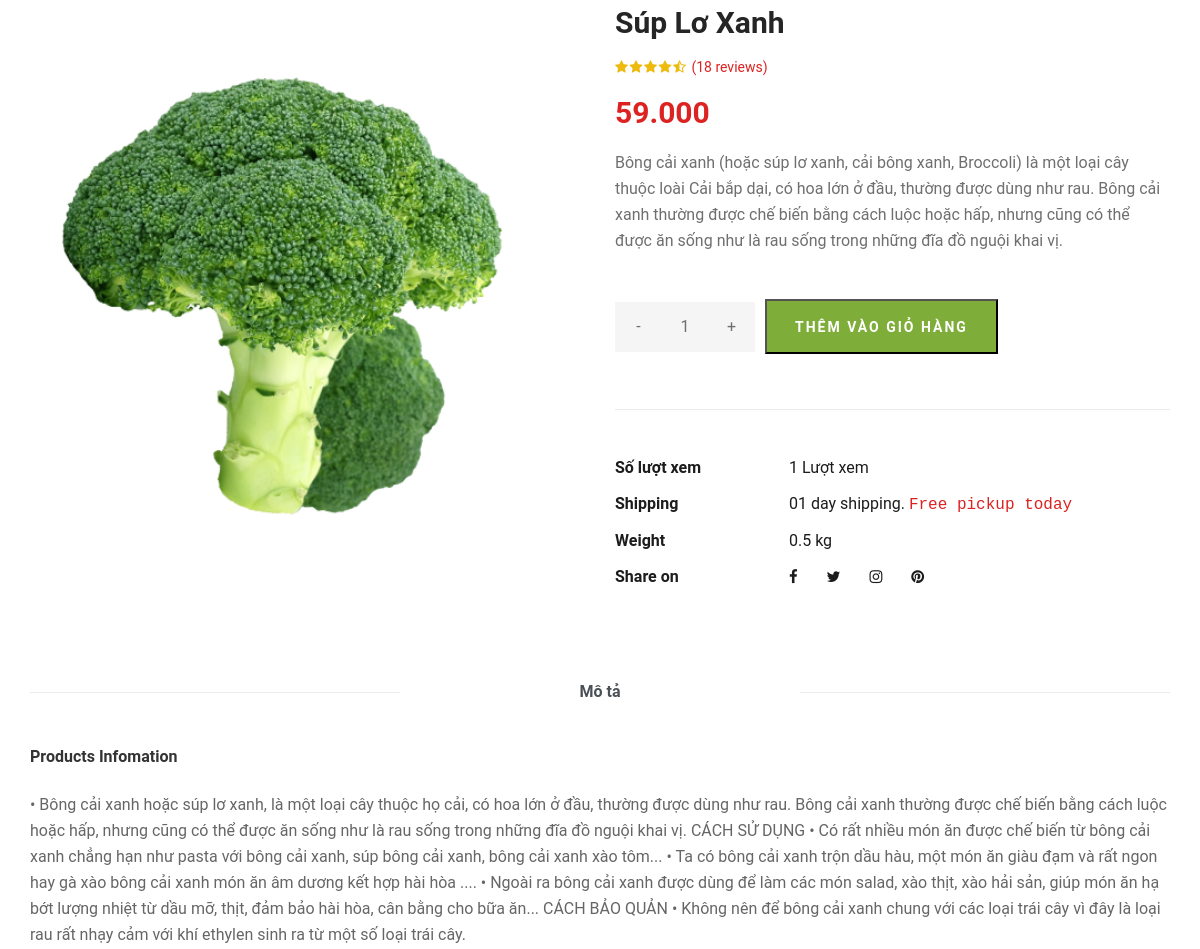
/index.php?mod=product&act=detail&MaSP=50 (middle part), run on an earlier commit of the app's database.
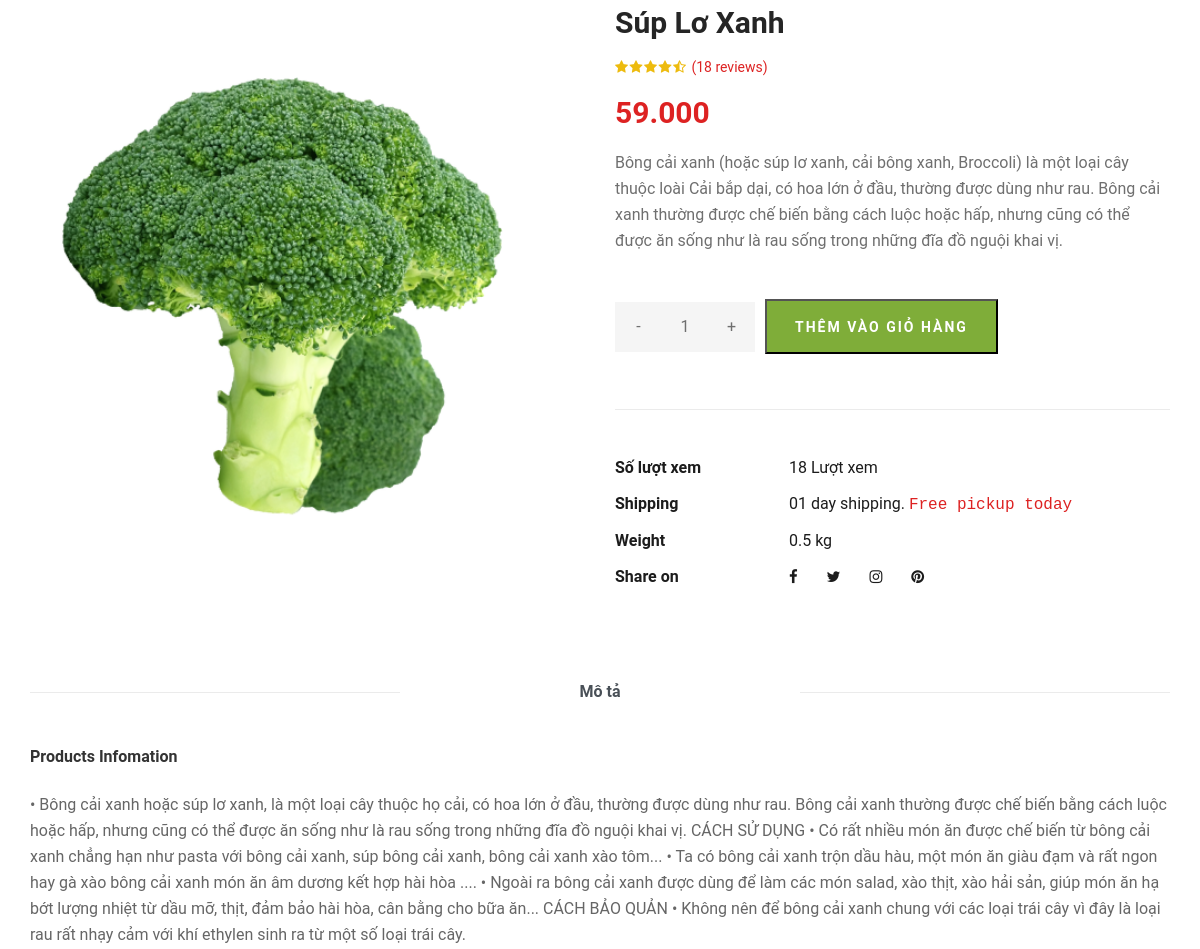
And on a later commit of the database.
### tables this page shows
CREATE TABLE `sanpham` (
  `MaSP` int NOT NULL,
  `TenSP` varchar(50) NOT NULL,
  `GiaSP` double(10,0) NOT NULL DEFAULT '0' COMMENT 'Tiền Việt không có chữ số thập phân, mặc định là 0(nếu =0 thì hết hàng ví dụ )',
  `HinhAnh` text NOT NULL,
  `TieuDe` text,
  `MoTa` text,
  `MaDM` int DEFAULT NULL,
  `LuotXem` int NOT NULL,
  `GiaGiam` double(10,0) NOT NULL DEFAULT '0',
  `StatusProduct` tinyint(1) NOT NULL DEFAULT '0' COMMENT 'Nếu là 1 thì soldout, 0 thì còn hàng'
);

### model/m_pdo.php (called while the page is built, shortened)
<?php
function pdo_get_connection(){
    $dburl = "mysql:host=localhost;dbname=organic;charset=utf8";
    $username = 'root';
    $password = '';
    $conn = new PDO($dburl, $username, $password);
    $conn->setAttribute(PDO::ATTR_ERRMODE, PDO::ERRMODE_EXCEPTION);
    return $conn;
}
function pdo_query_one($sql){
    $sql_args = array_slice(func_get_args(), 1);
    try{
        $conn = pdo_get_connection();
        $stmt = $conn->prepare($sql);
        $stmt->execute($sql_args);
        $row = $stmt->fetch(PDO::FETCH_ASSOC);
        return $row;
    }
    catch(PDOException $e){
        throw $e;
    }
    finally{
        unset($conn);
    }
}

### model/m_product.php (called while the page is built, shortened)
<?php
    include_once 'model/m_pdo.php';
    function product_detailbyid($MaSP){
        return pdo_query_one("SELECT * FROM sanpham WHERE MaSP = ?",$MaSP);
    }
?>

### view/v_product_detail.php (the view, shortened to what this page needs)
<section class="product-details spad">
    <div class="container">
        <div class="row">
            <div class="col-lg-6 col-md-6">
                <div class="product__details__pic">
                    <div class="product__details__pic__item">
                        <img class="product__details__pic__item--large"
                            src="view/img/traicay/<?=$detail_product['HinhAnh']?>" alt="">
                    </div>
                </div>
            </div>
            <div class="col-lg-6 col-md-6">
                <div class="product__details__text">
                    <h3><?=$detail_product['TenSP']?></h3>
                    <div class="product__details__rating">
                        <i class="fa fa-star"></i>
                        <i class="fa fa-star"></i>
                        <i class="fa fa-star"></i>
                        <i class="fa fa-star"></i>
                        <i class="fa fa-star-half-o"></i>
                        <span>(18 reviews)</span>
                    </div>
                    <div class="product__details__price"><?=number_format($detail_product['GiaSP'],"0",",",".")?></div>
                    <p><?=$detail_product['TieuDe']?></p>
                    <?php if(empty($detail_product['StatusProduct']) ): ?>
                        <div class="product_detail_three">
                            <form action="index.php?mod=product&act=addtocart" method="post">
                                <div class="product__details__quantity">
                                    <div class="quantity">
                                    <div class="pro-qty">
                                        <span class="dec qtybtn" onclick="decrementQuantity()">-</span>
                                        <input type="text" name="SoLuong" id="quantityInput" value="1" readonly>
                                        <span class="inc qtybtn" onclick="incrementQuantity()">+</span>
                                    </div>
                                    </div>
                                </div>
                                <input type="submit" value="Thêm vào giỏ hàng" name="submitaddtocart" class="primary-btn">
                            </form>
                        </div>
                    <?php else: ?>
                        <h4 class="soldout_detail">Hết hàng</h4>
                    <?php endif; ?>
                    <ul>
                        <li><b>Số lượt xem</b> <span><?=$detail_product['LuotXem']?> Lượt xem</span></li>
                        <li><b>Shipping</b> <span>01 day shipping. <samp>Free pickup today</samp></span></li>
                        <li><b>Weight</b> <span>0.5 kg</span></li>
                        <li><b>Share on</b>
                            <div class="share">
                                <a href="#"><i class="fa fa-facebook"></i></a>
                                <a href="#"><i class="fa fa-twitter"></i></a>
                                <a href="#"><i class="fa fa-instagram"></i></a>
                                <a href="#"><i class="fa fa-pinterest"></i></a>
                            </div>
                        </li>
                    </ul>
                </div>
            </div>
            <div class="col-lg-12">
                <div class="product__details__tab">
                    <ul class="nav nav-tabs" role="tablist">
                        <li class="nav-item">
                            <a class="nav-link active" data-toggle="tab" href="#tabs-1" role="tab"
                                aria-selected="true">Mô tả</a>
                        </li>
                    </ul>
                    <div class="tab-content">
                        <div class="tab-pane active" id="tabs-1" role="tabpanel">
                            <div class="product__details__tab__desc">
                                <h6>Products Infomation</h6>
                                <p><?= $detail_product['MoTa']?></p>
                            </div>
                        </div>
                    </div>
                </div>
            </div>
        </div>
    </div>
</section>

What changed in the data, as far as the page shows it:
changed sanpham "Súp Lơ Xanh": LuotXem "1" → "18"
